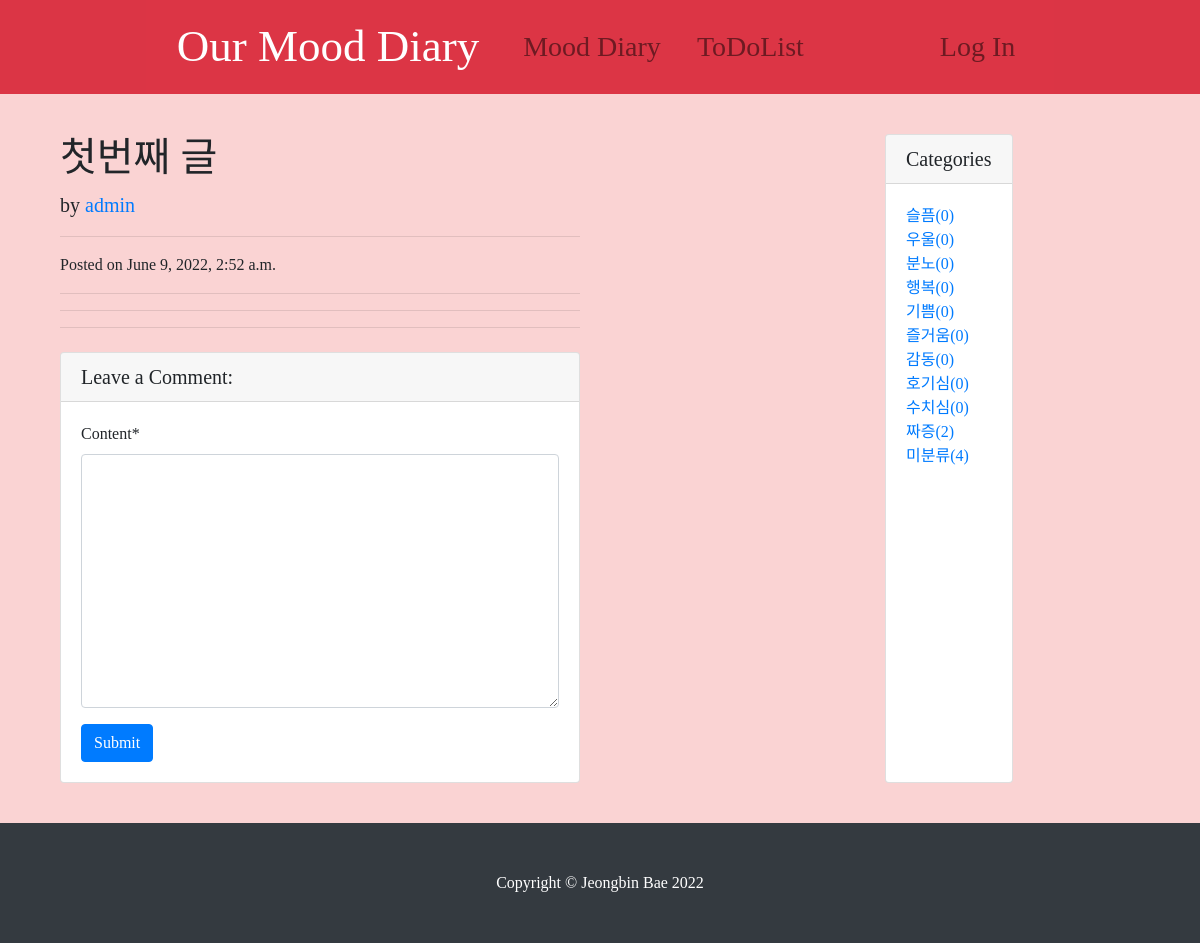
The page /diary/1/ on the database its author committed.
### diary/models.py (models this page shows, shortened)
class Post(models.Model):
    title = models.CharField(max_length=30)
    tags = models.ManyToManyField(Tag, blank=True)
    content = MarkdownxField()
    category = models.ForeignKey(Category, null=True, blank=True, on_delete=models.SET_NULL )
    created_at = models.DateTimeField(auto_now_add=True) #새로 작성했을 때 생성
    updated_at = models.DateTimeField(auto_now=True) # 수정했을 때 생성
    head_image = models.ImageField(upload_to='diary/images/%Y/%m/%d/', blank=True)
    file_upload = models.FileField(upload_to='diary/files/%Y/%m/%d', blank=True)
    author = models.ForeignKey(User, null=True, on_delete=models.SET_NULL)
    def get_absolute_url(self):
        return f'/diary/{self.pk}/'
    def get_content_markdown(self):
        return markdown(self.content)

class Category(models.Model):
    name = models.CharField(max_length=50, unique=True)
    slug = models.SlugField(max_length=200, unique=True, allow_unicode=True)
    class Meta:
        verbose_name_plural : 'Categories'
    def get_absolute_url(self):
        return f'/diary/category/{self.slug}/'

### diary/views.py (the view)
# urls.py: path('<int:pk>/', views.PostDetail.as_view()),
class PostDetail(DetailView):
    model = Post
    def get_context_data(self, *, object_list=None, **kwargs):
        context = super(PostDetail, self).get_context_data()
        context['categories'] = Category.objects.all()
        context['no_category_post_count'] = Post.objects.filter(category=None).count()
        context['comment_form'] = CommentForm
        return context

### diary/templates/diary/post_detail.html (shortened to what this page needs)
{% extends 'diary/base.html' %}
{% load crispy_forms_tags %}
    {% block main_area %}
      <div class="col-lg-8">
        <h1 class="mt-4">{{ post.title }}</h1>
        <p class="lead">
          by
          <a href="#">{{ post.author }}</a>
        </p>
        <hr>
        <p>Posted on {{ post.created_at }}
        </p>
        <hr>
        <hr>
          <hr>
        <div class="card my-4">
          <h5 class="card-header">Leave a Comment:</h5>
          <div class="card-body">
              <form method="post" action="{{ post.get_absolute_url }}addcomment/">
                {{ comment_form | crispy }}
              <button type="submit" class="btn btn-primary">Submit</button>
            </form>
          </div>
        </div>
      </div>
    {% endblock %}

### diary/templates/diary/base.html (shortened to what this page needs)
<!DOCTYPE html>
<html>
{% load static %}
<head>
        <link rel="stylesheet" href="{% static 'diary/bootstrap/bootstrap.min.css' %}" media="screen">
        <link rel="stylesheet" href="{% static 'diary/css/diary-post.css' %}" media="screen">
</head>
<body>
    {% include 'diary/navbar.html' %}
    <div class="container my-3">
        <div class="row">
            <div class="col-md-8 col-lg-9">
                {% block main_area %}
                {% endblock %}
            </div>
                <div class="card my-4">
                    <h5 class="card-header">Categories</h5>
                    <div class="card-body">
                        <div class="row">
                            <div class="col-lg-12">
                                <ul class="list-unstyled mb-0">
                                    {% for c in categories %}
                                        <li>
                                            <a href="{{ c.get_absolute_url }}">{{ c.name }}({{ c.post_set.count }})</a>
                                        </li>
                                    {% endfor %}
                                    <li>
                                        <a href="/diary/category/no-category">미분류({{ no_category_post_count }})</a>
                                    </li>
                                </ul>
                            </div>
                        </div>
                    </div>
                </div>
            </div>
        </div>
    {% include 'diary/footer.html' %}
</body>
</html>

### diary/static/diary/css/diary-post.css (style rules this page uses)
* { font-family: 'EarlyFontDiary'; }
body { background-color: #FAD3D3FF; font-family: 'EarlyFontDiary'; }

### rows shown on the page
Post: title "첫번째 글", author "admin", created_at "June 9, 2022, 2:52 a.m."
Category: name "슬픔", post_set.count "0"
Category: name "우울", post_set.count "0"
Category: name "분노", post_set.count "0"
Category: name "행복", post_set.count "0"
Category: name "기쁨", post_set.count "0"
Category: name "즐거움", post_set.count "0"
Category: name "감동", post_set.count "0"
Category: name "호기심", post_set.count "0"
Category: name "수치심", post_set.count "0"
Category: name "짜증", post_set.count "2"

### other values the page prints
{{ no_category_post_count }} "4"
